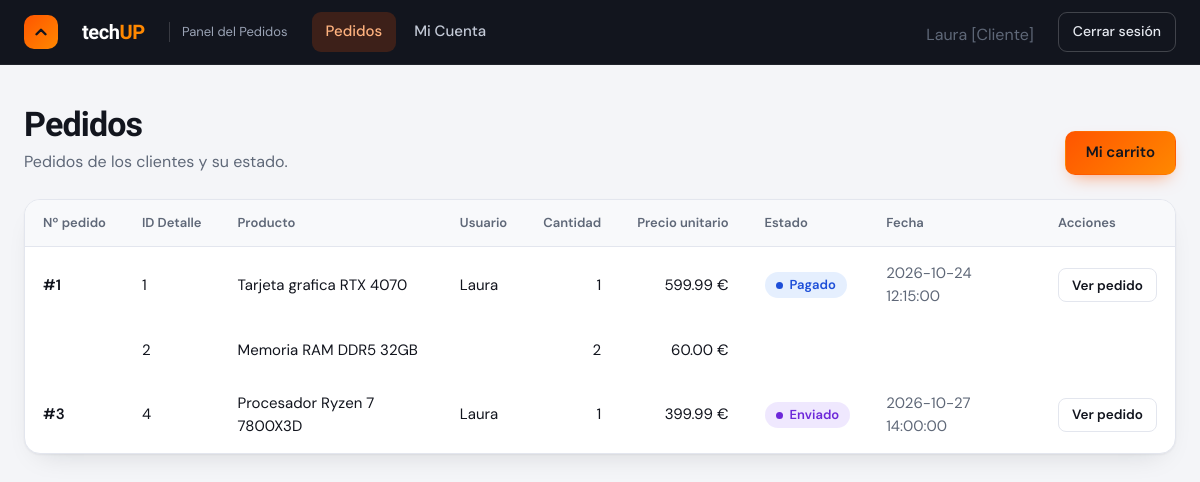
Page /index.php?entity=pedido&action=index&id=2&rol=1 (signed in) on the committed database.
### tables this page shows
CREATE TABLE detalles_pedido (
    id_detalle INT UNSIGNED AUTO_INCREMENT PRIMARY KEY,
    id_pedido INT UNSIGNED NOT NULL,
    id_producto INT UNSIGNED NOT NULL,
    cantidad INT UNSIGNED NOT NULL,
    precio_compra DECIMAL(10, 2) NOT NULL,

    CONSTRAINT fk_detalles_pedidos
        FOREIGN KEY (id_pedido)
        REFERENCES pedidos(id_pedido)
        ON UPDATE CASCADE
        ON DELETE CASCADE,

    CONSTRAINT fk_detalles_productos
        FOREIGN KEY (id_producto)
        REFERENCES productos(id_producto)
        ON UPDATE CASCADE
        ON DELETE CASCADE,

    CONSTRAINT chk_detalle_cantidad
        CHECK (cantidad > 0),

    CONSTRAINT chk_detalle_precio
        CHECK (precio_compra >= 0),

    CONSTRAINT uq_pedido_producto
        UNIQUE (id_pedido, id_producto)
);

CREATE TABLE productos (
    id_producto INT UNSIGNED AUTO_INCREMENT PRIMARY KEY,
    nombre VARCHAR(120) NOT NULL,
    categoria VARCHAR(60) NOT NULL,
    marca VARCHAR(60) NOT NULL,
    modelo VARCHAR(100),
    precio DECIMAL(10, 2) NOT NULL,
    stock INT UNSIGNED NOT NULL DEFAULT 0,

    CONSTRAINT chk_producto_precio
        CHECK (precio >= 0)
);

CREATE TABLE usuarios (
    id_usuario INT UNSIGNED AUTO_INCREMENT PRIMARY KEY,
    nombre VARCHAR(80) NOT NULL,
    rol TINYINT NOT NULL COMMENT '0: Administrador, 1: Usuario',
    contrasenia VARCHAR(80) NOT NULL,
    apellidos VARCHAR(120) NOT NULL,
    email VARCHAR(150) NOT NULL UNIQUE,
    telefono VARCHAR(20),
    fecha_registro DATETIME NOT NULL DEFAULT CURRENT_TIMESTAMP
);

CREATE TABLE pedidos (
    id_pedido INT UNSIGNED AUTO_INCREMENT PRIMARY KEY,
    id_usuario INT UNSIGNED NOT NULL,
    fecha_pedido DATETIME NOT NULL DEFAULT CURRENT_TIMESTAMP,
    estado ENUM(
        'pendiente',
        'confirmado',
        'pagado',
        'enviado',
        'entregado',
        'cancelado'
    ) NOT NULL DEFAULT 'pendiente',

    CONSTRAINT fk_pedidos_usuarios
        FOREIGN KEY (id_usuario)
        REFERENCES usuarios(id_usuario)
        ON UPDATE CASCADE
        ON DELETE CASCADE
);

### index.php (called while the page is built)
<?php
require_once __DIR__ . '/controller/CDestino.php';
CDestino::enrutar();

### db/Conectar.php (called while the page is built)
<?php
class ConexionBD{
    public static function conectar(){
        $conexion = new mysqli("127.0.0.1","root","","tienda_informatica");
        $conexion -> query("SET NAMES 'UTF8' ");
        return $conexion;
    }
}

### model/MPedidos.php (called while the page is built, shortened)
<?php
class MPedidos
{
    private $db;
    public function __construct()
    {
        $this->db = ConexionBD::conectar();
    }
    function getpedidoUsuario($id_usuario)
    {
        $query = $this->db->prepare("SELECT
            detalles_pedido.id_detalle,
        detalles_pedido.id_pedido AS numero_pedido,
        productos.nombre AS producto_nombre,
        usuarios.nombre AS usuario_nombre, detalles_pedido.cantidad,
        detalles_pedido.precio_compra,
        productos.precio AS precio_producto ,
        pedidos.estado, pedidos.fecha_pedido
        FROM detalles_pedido INNER JOIN productos
        ON detalles_pedido.id_producto = productos.id_producto
        INNER JOIN pedidos  ON detalles_pedido.id_pedido = pedidos.id_pedido
        INNER JOIN usuarios  ON pedidos.id_usuario = usuarios.id_usuario
        where usuarios.id_usuario=?
         ORDER BY detalles_pedido.id_pedido
         ;");
        $query->bind_param("i", $id_usuario);
        $query->execute();
        $result = $query->get_result();
        return $result->fetch_all(MYSQLI_ASSOC);
    }
}

### view/pedidos/VPedidoCliente.php (the view, shortened to what this page needs)
<!DOCTYPE html>
<html lang="es">
<head>
    <link rel="stylesheet" href="view/styles.css">
</head>
<body>
    <header class="topbar">
        <div class="topbar-inner">
                <span class="brand-mark" aria-hidden="true"><svg width="18" height="18" viewBox="0 0 24 24" fill="none"
                        stroke="#12151e" stroke-width="3.2" stroke-linecap="round" stroke-linejoin="round">
                        <path d="M6 15l6-6 6 6" />
                    </svg></span>
                <span class="brand-name">tech<b>UP</b></span>
                <span class="brand-tag">Panel del Pedidos</span>
            <nav class="nav" aria-label="Secciones">
                <a href="?entity=pedido&amp;action=index&amp;rol=1&amp;id=<?= $_SESSION["id"] ?>" class="is-active"
                    aria-current="page">Pedidos</a>
                <a href="?entity=usuario&amp;action=show&amp;id=<?= $_SESSION["id"] ?>&amp;rol=1">Mi Cuenta</a>
            </nav>
            <span class="page-sub"> <?= $_SESSION["nombre"] ?>
                <?php
                if ($_SESSION['rol'] == 0) {
                    echo "[Administrador]";
                } else {
                    echo "[Cliente]";
                }
                ?></span>
            <a class="logout" href="?entity=login&amp;">Cerrar sesión</a>
        </div>
    </header>
    <main class="page">
        <div class="page-head">
            <div>
                <h1>Pedidos</h1>
                <p class="page-sub">Pedidos de los clientes y su estado.</p>
            </div>
            <a href="?entity=pedido&action=carrito&rol=1" class="btn btn-primary">Mi carrito</a>
        </div>
        <div class="panel table-wrap">
            <table class="table table-groups">
                <thead>
                    <tr>
                        <th scope="col">Nº pedido</th>
                        <th scope="col">ID Detalle</th>
                        <th scope="col">Producto</th>
                        <th scope="col">Usuario</th>
                        <th scope="col" class="num">Cantidad</th>
                        <th scope="col" class="num">Precio unitario</th>
                        <th scope="col">Estado</th>
                        <th scope="col">Fecha</th>
                        <th scope="col">Acciones</th>
                    </tr>
                </thead>
                <tbody>
                    <?php
                    $ultimo_pedido = null;
                    foreach ($pedido as $dato) {
                    echo "<tr>";
                        $precio_unitario = $dato['precio_compra'] / $dato['cantidad'];
                        if ($dato['numero_pedido'] == $ultimo_pedido) {
                            echo "<td></td>";
                            echo "<td>" . $dato['id_detalle'] . "</td>";
                            echo "<td>" . $dato['producto_nombre'] . "</td>";
                            echo "<td></td>";
                            echo "<td class='num'>" . $dato['cantidad'] . "</td>";
                            echo "<td class='num'>" . number_format($precio_unitario, 2) . " €</td>";
                            echo "<td></td>";
                            echo "<td></td>";
                            echo "<td class='actions'>";
                        } else {
                            echo "<td class='strong'>#" . $dato['numero_pedido'] . "</td>";
                            echo "<td>" . $dato['id_detalle'] . "</td>";
                            echo "<td>" . $dato['producto_nombre'] . "</td>";
                            echo "<td>" . $dato['usuario_nombre'] . "</td>";
                            echo "<td class='num'>" . $dato['cantidad'] . "</td>";
                            echo "<td class='num'>" . number_format($precio_unitario, 2) . " €</td>";
                            echo "<td><span class='badge badge-" . $dato['estado'] . "'>" . $dato['estado'] . "</span></td>";
                            echo "<td class='muted'>" . $dato['fecha_pedido'] . "</td>";
                            echo "<td class='actions'>";
                            echo "<a href='index.php?entity=pedido&action=show&rol=1&id=" . $dato['numero_pedido'] . "' class='btn btn-sm btn-view'>Ver pedido</a> <br>";
                        }
                        echo "</tr>";
                        $ultimo_pedido = $dato['numero_pedido'];
                    }
                    ?>
                </tbody>
            </table>
        </div>
    </main>
</body>
</html>

### controller/CDestino.php (shortened to what this page needs)
<?php
require_once __DIR__ . '/../db/Conectar.php';
require_once __DIR__ . '/CPedido.php';
class CDestino
{
    public static function enrutar()
    {
        $entity = isset($_GET['entity']) ? $_GET['entity'] : 'login';
        $action = isset($_GET['action']) ? $_GET['action'] : 'index';
        $id = isset($_GET['id']) ? $_GET['id'] : null;
        $rol = isset($_GET["rol"]) ? (int) $_GET["rol"] : -1;
        $id_usuario = isset($_SESSION["id"]) ? (int) $_SESSION["id"] : 0;
        switch ($entity) {
            case 'pedido':
                $controller = new CPedido();
                break;
        }
        switch ($action) {
            case 'index':
                $controller->index($id, $rol, $id_usuario);
                break;
        }
    }
}

### controller/CPedido.php (shortened to what this page needs)
<?php
require_once __DIR__ . "/../model/MPedidos.php";
class CPedido
{
    private MPedidos $model;
    public function __construct()
    {
        $this->model = new MPedidos();
    }
    public function index($id, $rol, $id_usuario)
    {
        if ($rol === 0) {
            $pedido = $this->model->getAll();
            require_once __DIR__ . "/../view/pedidos/VPedidoAdmin.php";
        } else {
            $pedido = $this->model->getpedidoUsuario($id_usuario);
            require __DIR__ . "/../view/pedidos/VPedidoCliente.php";
        }
    }
}

### rows in the picture
detalles_pedido: id_pedido "1", id_detalle "1", id_producto.nombre "Tarjeta grafica RTX 4070", usuarios.nombre "Laura", cantidad "1", precio_compra "599.99", id_pedido.estado "Pagado", id_pedido.fecha_pedido "2026-10-24 12:15:00"
detalles_pedido: id_detalle "2", id_producto.nombre "Memoria RAM DDR5 32GB", cantidad "2", precio_unitario "60.00"
detalles_pedido: id_pedido "3", id_detalle "4", id_producto.nombre "Procesador Ryzen 7 7800X3D", usuarios.nombre "Laura", cantidad "1", precio_compra "399.99", id_pedido.estado "Enviado", id_pedido.fecha_pedido "2026-10-27 14:00:00"

### other values in the picture
$_SESSION["nombre"] "Laura"
